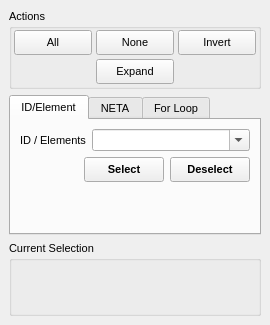
<?xml version="1.0" encoding="UTF-8"?>
<ui version="4.0">
 <class>SelectWidget</class>
 <widget class="QDockWidget" name="SelectWidget">
  <property name="geometry">
   <rect>
    <x>0</x>
    <y>0</y>
    <width>270</width>
    <height>325</height>
   </rect>
  </property>
  <property name="sizePolicy">
   <sizepolicy hsizetype="Minimum" vsizetype="Minimum">
    <horstretch>0</horstretch>
    <verstretch>0</verstretch>
   </sizepolicy>
  </property>
  <property name="minimumSize">
   <size>
    <width>270</width>
    <height>325</height>
   </size>
  </property>
  <property name="font">
   <font>
    <pointsize>8</pointsize>
   </font>
  </property>
  <property name="floating">
   <bool>true</bool>
  </property>
  <property name="allowedAreas">
   <set>Qt::LeftDockWidgetArea|Qt::RightDockWidgetArea</set>
  </property>
  <property name="windowTitle">
   <string>Select</string>
  </property>
  <widget class="QWidget" name="dockWidgetContents">
   <layout class="QVBoxLayout" name="verticalLayout">
    <item>
     <widget class="QGroupBox" name="ActionsBox">
      <property name="sizePolicy">
       <sizepolicy hsizetype="Minimum" vsizetype="Minimum">
        <horstretch>0</horstretch>
        <verstretch>0</verstretch>
       </sizepolicy>
      </property>
      <property name="title">
       <string>Actions</string>
      </property>
      <layout class="QVBoxLayout" name="verticalLayout_5">
       <property name="spacing">
        <number>4</number>
       </property>
       <property name="margin">
        <number>2</number>
       </property>
       <item>
        <layout class="QGridLayout" name="gridLayout">
         <property name="spacing">
          <number>4</number>
         </property>
         <item row="0" column="0">
          <widget class="QToolButton" name="SelectAllButton">
           <property name="sizePolicy">
            <sizepolicy hsizetype="Minimum" vsizetype="Fixed">
             <horstretch>0</horstretch>
             <verstretch>0</verstretch>
            </sizepolicy>
           </property>
           <property name="minimumSize">
            <size>
             <width>30</width>
             <height>25</height>
            </size>
           </property>
           <property name="maximumSize">
            <size>
             <width>654654</width>
             <height>25</height>
            </size>
           </property>
           <property name="toolTip">
            <string>Select all atoms in the current model</string>
           </property>
           <property name="text">
            <string>All</string>
           </property>
           <property name="icon">
            <iconset resource="icons.qrc">
             <normaloff>:/select/icons/select_all.svg</normaloff>:/select/icons/select_all.svg</iconset>
           </property>
           <property name="iconSize">
            <size>
             <width>16</width>
             <height>16</height>
            </size>
           </property>
           <property name="toolButtonStyle">
            <enum>Qt::ToolButtonTextBesideIcon</enum>
           </property>
          </widget>
         </item>
         <item row="0" column="1">
          <widget class="QToolButton" name="SelectNoneButton">
           <property name="sizePolicy">
            <sizepolicy hsizetype="Minimum" vsizetype="Fixed">
             <horstretch>0</horstretch>
             <verstretch>0</verstretch>
            </sizepolicy>
           </property>
           <property name="minimumSize">
            <size>
             <width>30</width>
             <height>25</height>
            </size>
           </property>
           <property name="maximumSize">
            <size>
             <width>654</width>
             <height>25</height>
            </size>
           </property>
           <property name="toolTip">
            <string>Deselect all atoms in the current model</string>
           </property>
           <property name="text">
            <string>None</string>
           </property>
           <property name="icon">
            <iconset resource="icons.qrc">
             <normaloff>:/select/icons/select_none.svg</normaloff>:/select/icons/select_none.svg</iconset>
           </property>
           <property name="iconSize">
            <size>
             <width>16</width>
             <height>16</height>
            </size>
           </property>
           <property name="toolButtonStyle">
            <enum>Qt::ToolButtonTextBesideIcon</enum>
           </property>
          </widget>
         </item>
         <item row="0" column="2">
          <widget class="QToolButton" name="SelectionInvertButton">
           <property name="sizePolicy">
            <sizepolicy hsizetype="Minimum" vsizetype="Fixed">
             <horstretch>0</horstretch>
             <verstretch>0</verstretch>
            </sizepolicy>
           </property>
           <property name="minimumSize">
            <size>
             <width>30</width>
             <height>25</height>
            </size>
           </property>
           <property name="maximumSize">
            <size>
             <width>654</width>
             <height>25</height>
            </size>
           </property>
           <property name="toolTip">
            <string>Invert the current atom selection</string>
           </property>
           <property name="text">
            <string>Invert</string>
           </property>
           <property name="icon">
            <iconset resource="icons.qrc">
             <normaloff>:/select/icons/select_invert.svg</normaloff>:/select/icons/select_invert.svg</iconset>
           </property>
           <property name="iconSize">
            <size>
             <width>16</width>
             <height>16</height>
            </size>
           </property>
           <property name="toolButtonStyle">
            <enum>Qt::ToolButtonTextBesideIcon</enum>
           </property>
          </widget>
         </item>
         <item row="1" column="1">
          <widget class="QToolButton" name="SelectionExpandButton">
           <property name="sizePolicy">
            <sizepolicy hsizetype="Minimum" vsizetype="Fixed">
             <horstretch>0</horstretch>
             <verstretch>0</verstretch>
            </sizepolicy>
           </property>
           <property name="minimumSize">
            <size>
             <width>30</width>
             <height>25</height>
            </size>
           </property>
           <property name="maximumSize">
            <size>
             <width>654</width>
             <height>25</height>
            </size>
           </property>
           <property name="toolTip">
            <string>Expand the current atom selection along bonds</string>
           </property>
           <property name="text">
            <string>Expand</string>
           </property>
           <property name="icon">
            <iconset resource="icons.qrc">
             <normaloff>:/select/icons/select_expand.svg</normaloff>:/select/icons/select_expand.svg</iconset>
           </property>
           <property name="iconSize">
            <size>
             <width>16</width>
             <height>16</height>
            </size>
           </property>
           <property name="toolButtonStyle">
            <enum>Qt::ToolButtonTextBesideIcon</enum>
           </property>
          </widget>
         </item>
        </layout>
       </item>
      </layout>
     </widget>
    </item>
    <item>
     <widget class="QTabWidget" name="SelectionTabs">
      <property name="currentIndex">
       <number>0</number>
      </property>
      <widget class="QWidget" name="SelectIDTab">
       <attribute name="title">
        <string>ID/Element</string>
       </attribute>
       <layout class="QVBoxLayout" name="verticalLayout_2">
        <item>
         <layout class="QHBoxLayout" name="horizontalLayout_6">
          <item>
           <widget class="QLabel" name="label_3">
            <property name="sizePolicy">
             <sizepolicy hsizetype="Minimum" vsizetype="Preferred">
              <horstretch>0</horstretch>
              <verstretch>0</verstretch>
             </sizepolicy>
            </property>
            <property name="text">
             <string>ID / Elements</string>
            </property>
           </widget>
          </item>
          <item>
           <widget class="QComboBox" name="SelectCombo">
            <property name="sizePolicy">
             <sizepolicy hsizetype="Expanding" vsizetype="Fixed">
              <horstretch>0</horstretch>
              <verstretch>0</verstretch>
             </sizepolicy>
            </property>
            <property name="toolTip">
             <string>Specify elements or atom IDs (e.g. C, He-Ar, or 1-10). Use '+' to indicate 'up to' or 'and after' (e.g. +N, 100+)</string>
            </property>
            <property name="editable">
             <bool>true</bool>
            </property>
           </widget>
          </item>
         </layout>
        </item>
        <item>
         <layout class="QHBoxLayout" name="horizontalLayout_2">
          <item>
           <spacer name="horizontalSpacer_2">
            <property name="orientation">
             <enum>Qt::Horizontal</enum>
            </property>
            <property name="sizeHint" stdset="0">
             <size>
              <width>40</width>
              <height>20</height>
             </size>
            </property>
           </spacer>
          </item>
          <item>
           <widget class="QPushButton" name="SelectButton">
            <property name="minimumSize">
             <size>
              <width>0</width>
              <height>25</height>
             </size>
            </property>
            <property name="maximumSize">
             <size>
              <width>16777215</width>
              <height>25</height>
             </size>
            </property>
            <property name="font">
             <font>
              <weight>75</weight>
              <bold>true</bold>
             </font>
            </property>
            <property name="toolTip">
             <string>Select atoms according to the supplied expression</string>
            </property>
            <property name="text">
             <string>Select</string>
            </property>
           </widget>
          </item>
          <item>
           <widget class="QPushButton" name="DeselectButton">
            <property name="minimumSize">
             <size>
              <width>0</width>
              <height>25</height>
             </size>
            </property>
            <property name="maximumSize">
             <size>
              <width>16777215</width>
              <height>25</height>
             </size>
            </property>
            <property name="font">
             <font>
              <weight>75</weight>
              <bold>true</bold>
             </font>
            </property>
            <property name="toolTip">
             <string>Deselect atoms according to the supplied expression</string>
            </property>
            <property name="text">
             <string>Deselect</string>
            </property>
           </widget>
          </item>
         </layout>
        </item>
        <item>
         <spacer name="verticalSpacer">
          <property name="orientation">
           <enum>Qt::Vertical</enum>
          </property>
          <property name="sizeHint" stdset="0">
           <size>
            <width>20</width>
            <height>40</height>
           </size>
          </property>
         </spacer>
        </item>
       </layout>
      </widget>
      <widget class="QWidget" name="SelectNETATab">
       <attribute name="title">
        <string>NETA</string>
       </attribute>
       <layout class="QVBoxLayout" name="verticalLayout_4">
        <item>
         <layout class="QHBoxLayout" name="horizontalLayout_4">
          <property name="spacing">
           <number>4</number>
          </property>
          <item>
           <widget class="QLabel" name="label_2">
            <property name="sizePolicy">
             <sizepolicy hsizetype="Minimum" vsizetype="Preferred">
              <horstretch>0</horstretch>
              <verstretch>0</verstretch>
             </sizepolicy>
            </property>
            <property name="text">
             <string>NETA</string>
            </property>
           </widget>
          </item>
          <item>
           <widget class="QComboBox" name="SelectNetaCombo">
            <property name="sizePolicy">
             <sizepolicy hsizetype="Expanding" vsizetype="Fixed">
              <horstretch>0</horstretch>
              <verstretch>0</verstretch>
             </sizepolicy>
            </property>
            <property name="editable">
             <bool>true</bool>
            </property>
           </widget>
          </item>
         </layout>
        </item>
        <item>
         <layout class="QHBoxLayout" name="horizontalLayout_7">
          <item>
           <widget class="QLabel" name="label">
            <property name="sizePolicy">
             <sizepolicy hsizetype="Minimum" vsizetype="Preferred">
              <horstretch>0</horstretch>
              <verstretch>0</verstretch>
             </sizepolicy>
            </property>
            <property name="text">
             <string>Element</string>
            </property>
            <property name="alignment">
             <set>Qt::AlignRight|Qt::AlignTrailing|Qt::AlignVCenter</set>
            </property>
           </widget>
          </item>
          <item>
           <widget class="QLineEdit" name="TypeElementEdit">
            <property name="sizePolicy">
             <sizepolicy hsizetype="Minimum" vsizetype="Fixed">
              <horstretch>0</horstretch>
              <verstretch>0</verstretch>
             </sizepolicy>
            </property>
            <property name="maximumSize">
             <size>
              <width>41</width>
              <height>16777215</height>
             </size>
            </property>
            <property name="inputMask">
             <string>Aaa; </string>
            </property>
            <property name="text">
             <string>C</string>
            </property>
            <property name="maxLength">
             <number>3</number>
            </property>
           </widget>
          </item>
          <item>
           <widget class="QToolButton" name="TypeSelectElementButton">
            <property name="maximumSize">
             <size>
              <width>25</width>
              <height>25</height>
             </size>
            </property>
            <property name="text">
             <string/>
            </property>
            <property name="icon">
             <iconset resource="icons.qrc">
              <normaloff>:/build/icons/build_ptable.svg</normaloff>:/build/icons/build_ptable.svg</iconset>
            </property>
            <property name="iconSize">
             <size>
              <width>16</width>
              <height>16</height>
             </size>
            </property>
           </widget>
          </item>
         </layout>
        </item>
        <item>
         <layout class="QHBoxLayout" name="horizontalLayout_3">
          <item>
           <spacer name="horizontalSpacer_3">
            <property name="orientation">
             <enum>Qt::Horizontal</enum>
            </property>
            <property name="sizeHint" stdset="0">
             <size>
              <width>40</width>
              <height>20</height>
             </size>
            </property>
           </spacer>
          </item>
          <item>
           <widget class="QPushButton" name="SelectTypeButton">
            <property name="minimumSize">
             <size>
              <width>0</width>
              <height>25</height>
             </size>
            </property>
            <property name="maximumSize">
             <size>
              <width>16777215</width>
              <height>25</height>
             </size>
            </property>
            <property name="font">
             <font>
              <weight>75</weight>
              <bold>true</bold>
             </font>
            </property>
            <property name="toolTip">
             <string>Select atoms according to the supplied expression</string>
            </property>
            <property name="text">
             <string>Select</string>
            </property>
           </widget>
          </item>
          <item>
           <widget class="QPushButton" name="DeselectTypeButton">
            <property name="minimumSize">
             <size>
              <width>0</width>
              <height>25</height>
             </size>
            </property>
            <property name="maximumSize">
             <size>
              <width>16777215</width>
              <height>25</height>
             </size>
            </property>
            <property name="font">
             <font>
              <weight>75</weight>
              <bold>true</bold>
             </font>
            </property>
            <property name="toolTip">
             <string>Deselect atoms according to the supplied expression</string>
            </property>
            <property name="text">
             <string>Deselect</string>
            </property>
           </widget>
          </item>
         </layout>
        </item>
       </layout>
      </widget>
      <widget class="QWidget" name="SelectLoopTab">
       <attribute name="title">
        <string>For Loop</string>
       </attribute>
       <layout class="QVBoxLayout" name="verticalLayout_6">
        <item>
         <layout class="QHBoxLayout" name="horizontalLayout">
          <item>
           <widget class="QLabel" name="CodeLabel">
            <property name="sizePolicy">
             <sizepolicy hsizetype="Minimum" vsizetype="Preferred">
              <horstretch>0</horstretch>
              <verstretch>0</verstretch>
             </sizepolicy>
            </property>
            <property name="text">
             <string>Code</string>
            </property>
           </widget>
          </item>
          <item>
           <widget class="QComboBox" name="SelectForCombo">
            <property name="sizePolicy">
             <sizepolicy hsizetype="Expanding" vsizetype="Fixed">
              <horstretch>0</horstretch>
              <verstretch>0</verstretch>
             </sizepolicy>
            </property>
            <property name="toolTip">
             <string>The code written here will be executed for each atom 'i' (supplied as a variable of the same name). It should 'return TRUE;' when the atom 'i' is to be selected.'</string>
            </property>
            <property name="editable">
             <bool>true</bool>
            </property>
           </widget>
          </item>
         </layout>
        </item>
        <item>
         <layout class="QHBoxLayout" name="horizontalLayout_5">
          <item>
           <spacer name="horizontalSpacer">
            <property name="orientation">
             <enum>Qt::Horizontal</enum>
            </property>
            <property name="sizeHint" stdset="0">
             <size>
              <width>40</width>
              <height>20</height>
             </size>
            </property>
           </spacer>
          </item>
          <item>
           <widget class="QPushButton" name="SelectForButton">
            <property name="minimumSize">
             <size>
              <width>0</width>
              <height>25</height>
             </size>
            </property>
            <property name="maximumSize">
             <size>
              <width>16777215</width>
              <height>25</height>
             </size>
            </property>
            <property name="font">
             <font>
              <weight>75</weight>
              <bold>true</bold>
             </font>
            </property>
            <property name="toolTip">
             <string>Run the selected code as 'for (i in atoms) if (&lt;code&gt;) selectatom(i);'</string>
            </property>
            <property name="text">
             <string>Select</string>
            </property>
           </widget>
          </item>
          <item>
           <widget class="QPushButton" name="DeselectForButton">
            <property name="minimumSize">
             <size>
              <width>0</width>
              <height>25</height>
             </size>
            </property>
            <property name="maximumSize">
             <size>
              <width>16777215</width>
              <height>25</height>
             </size>
            </property>
            <property name="font">
             <font>
              <weight>75</weight>
              <bold>true</bold>
             </font>
            </property>
            <property name="toolTip">
             <string>Run the selected code as 'for (i in atoms) if (&lt;code&gt;) deselectatom(i);'</string>
            </property>
            <property name="text">
             <string>Deselect</string>
            </property>
           </widget>
          </item>
         </layout>
        </item>
        <item>
         <spacer name="verticalSpacer_2">
          <property name="orientation">
           <enum>Qt::Vertical</enum>
          </property>
          <property name="sizeHint" stdset="0">
           <size>
            <width>20</width>
            <height>40</height>
           </size>
          </property>
         </spacer>
        </item>
       </layout>
      </widget>
     </widget>
    </item>
    <item>
     <widget class="QGroupBox" name="DetailsGroup">
      <property name="sizePolicy">
       <sizepolicy hsizetype="Preferred" vsizetype="Expanding">
        <horstretch>0</horstretch>
        <verstretch>0</verstretch>
       </sizepolicy>
      </property>
      <property name="title">
       <string>Current Selection</string>
      </property>
      <layout class="QVBoxLayout" name="verticalLayout_3">
       <property name="spacing">
        <number>4</number>
       </property>
       <property name="margin">
        <number>2</number>
       </property>
       <item>
        <widget class="QLabel" name="SelectionLabel1">
         <property name="text">
          <string/>
         </property>
        </widget>
       </item>
       <item>
        <widget class="QLabel" name="SelectionLabel2">
         <property name="text">
          <string/>
         </property>
        </widget>
       </item>
      </layout>
     </widget>
    </item>
   </layout>
  </widget>
 </widget>
 <resources>
  <include location="icons.qrc"/>
 </resources>
 <connections/>
</ui>
